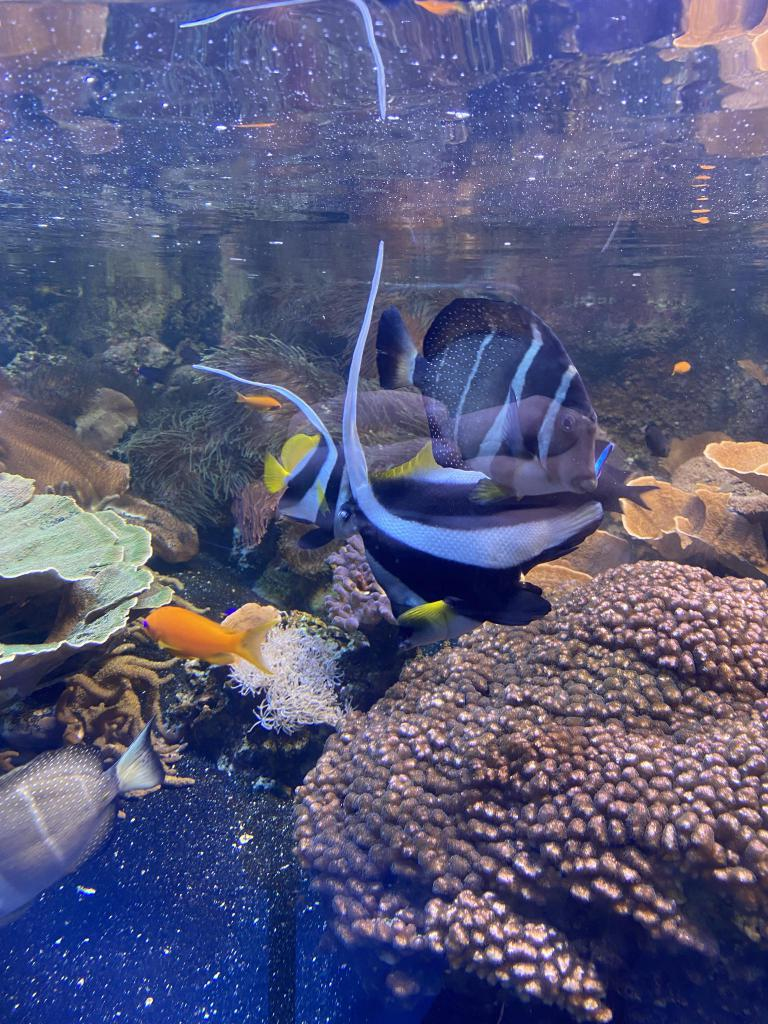
%> input picture IMG_2397_jpeg_jpg.rf.9c3738324145cfd94c923fb61830b953.jpg, 768 x 1024 px
$ octave --eval "result = sharp(imread('IMG_2397_jpeg_jpg.rf.9c3738324145cfd94c923fb61830b953.jpg'));"   (GNU Octave 9; MATLAB toolbox functions it lacks are replaced by stand-ins)
%> lines starting %> are read from the running program, lines starting %| are printed output that depends on the picture
function [result] = sharp(img)
    % Ensure the input image is in double format
    img = im2double(img);

    % Create a Gaussian kernel for blurring (smaller kernel size and lower sigma)
    GaussKernel = fspecial('gaussian', [3, 3], 1); % Reduced kernel size and sigma

    % Apply Gaussian blur to the image
    imBlur = imfilter(img, GaussKernel, 'replicate');

    % Compute the unsharp mask
    unSharpMask = img - imBlur;
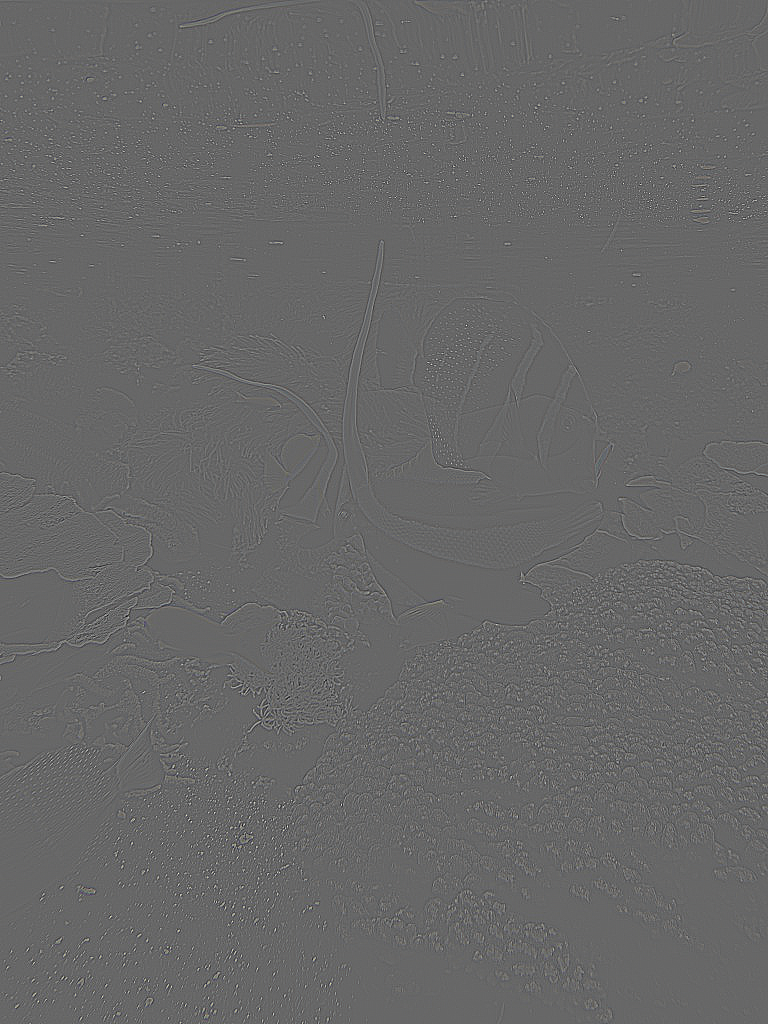
%> unSharpMask: size 1024x768x3 double; mean R, G, B 6.79e-17, 6.88e-17, 9.44e-17; drawn with min black and max white

    % Enhance the unsharp mask by scaling it (adjust factor as needed)
    enhancementFactor = 2.5; % Increase sharpness (higher value for stronger effect)
    enhancedMask = unSharpMask * enhancementFactor;

    % Combine the original image with the enhanced unsharp mask
    result = img + enhancedMask;
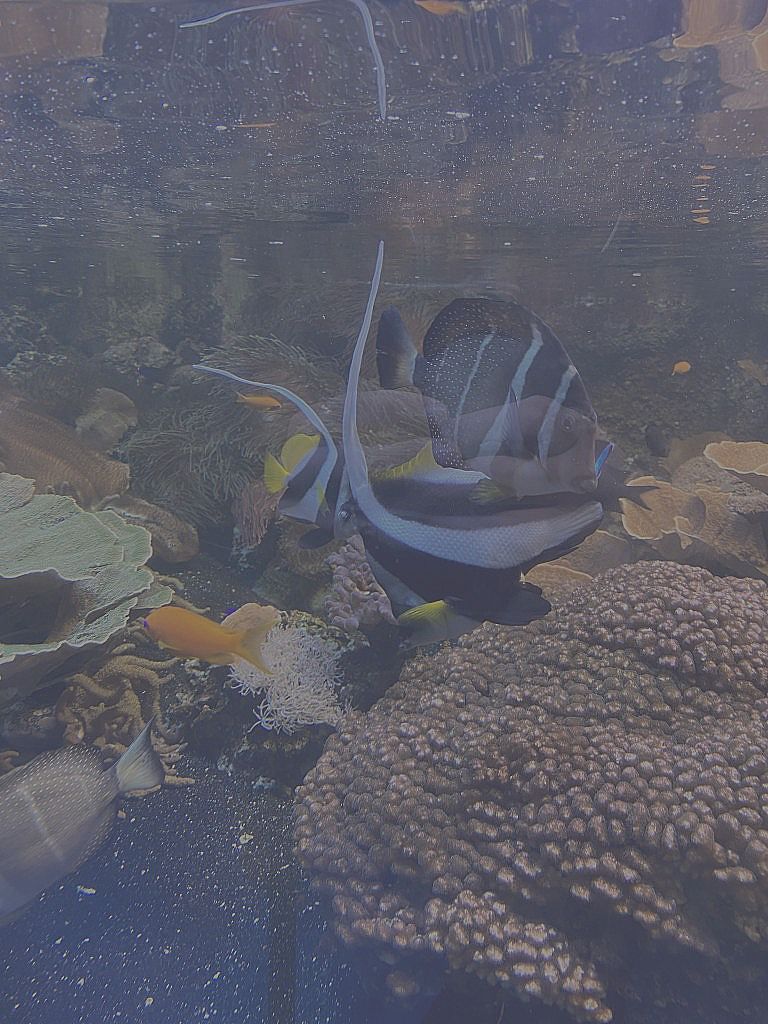
%> result: size 1024x768x3 double; mean R, G, B 0.347, 0.35, 0.482; mean of the top-left, top-right, bottom-left and bottom-right quarters 0.416, 0.425, 0.359, 0.373; drawn with min black and max white

    % Clip values to ensure they remain within the valid range [0, 1]
    result = max(0, min(result, 1));
end

function [result] = hisStretching(img)
    % Ensure the input image is in double format
    img = im2double(img);

    % Apply histogram stretching using rescale (simplifies the process)
    if size(img, 3) == 3
        % For RGB images, stretch each channel separately
        r = rescale(img(:, :, 1));
        g = rescale(img(:, :, 2));
        b = rescale(img(:, :, 3));
        result = cat(3, r, g, b);
    else
        % For grayscale images, stretch directly
        result = rescale(img);
    end
end

$ run again, on New_Zealand_Blue_Moki.jpg
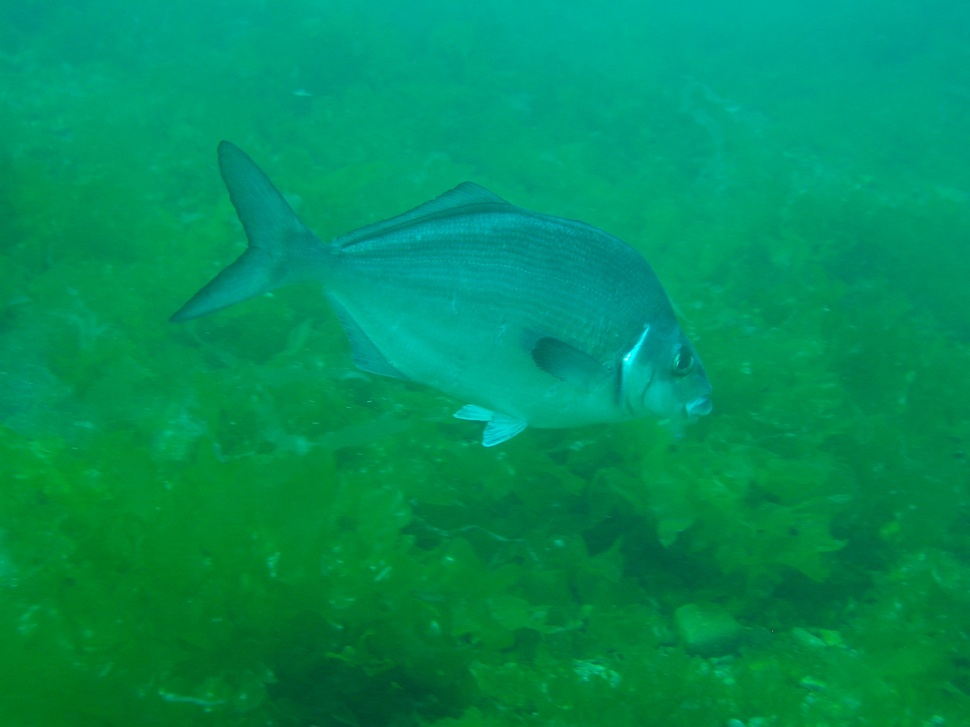
%> input picture New_Zealand_Blue_Moki.jpg, 970 x 727 px, shrunk from 2560 x 1920 before the run
%> in sharp, `unSharpMask = img - imBlur;`:
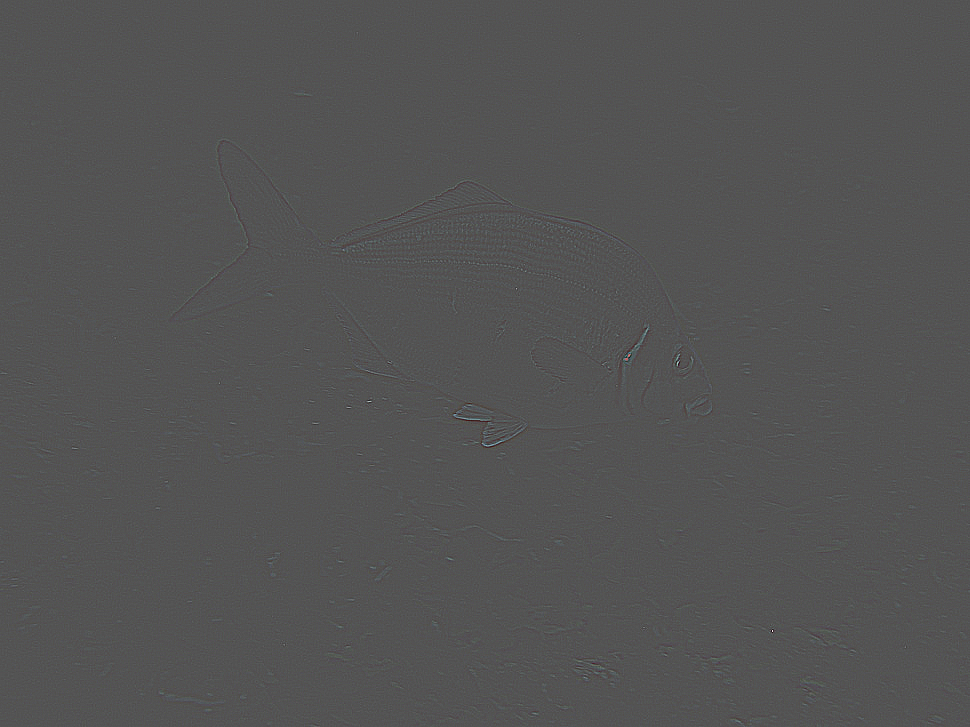
%> unSharpMask: size 727x970x3 double; mean R, G, B 7.42e-19, 1.09e-16, 6.98e-17; drawn with min black and max white
%> in sharp, `result = img + enhancedMask;`:
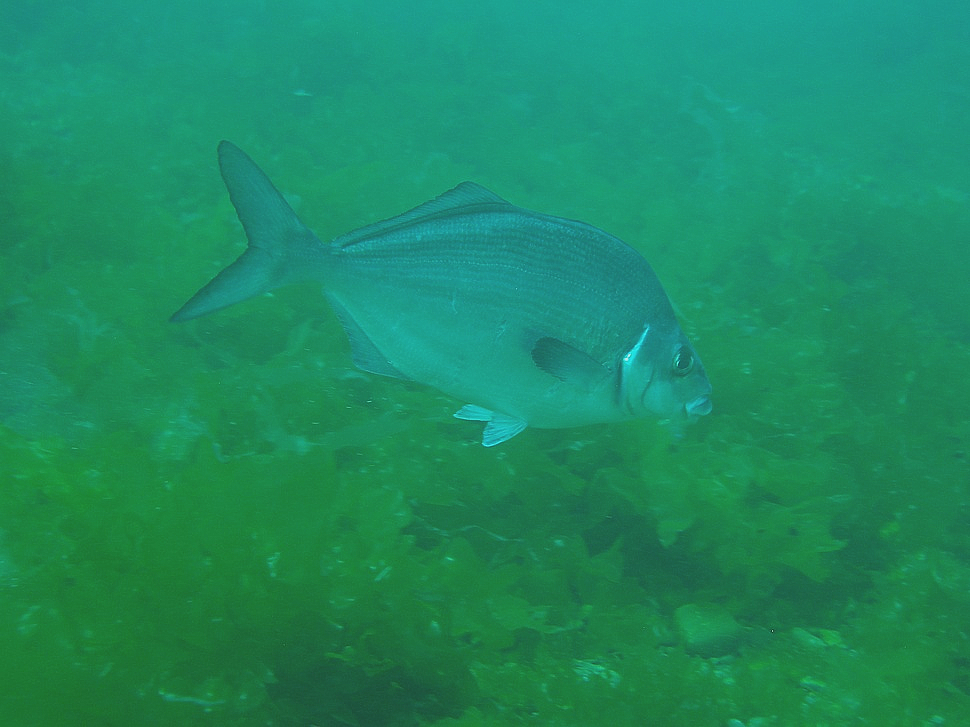
%> result: size 727x970x3 double; mean R, G, B 0.00289, 0.562, 0.353; mean of the top-left, top-right, bottom-left and bottom-right quarters 0.352, 0.37, 0.241, 0.262; drawn with min black and max white

$ run again, on Test-image-2.png
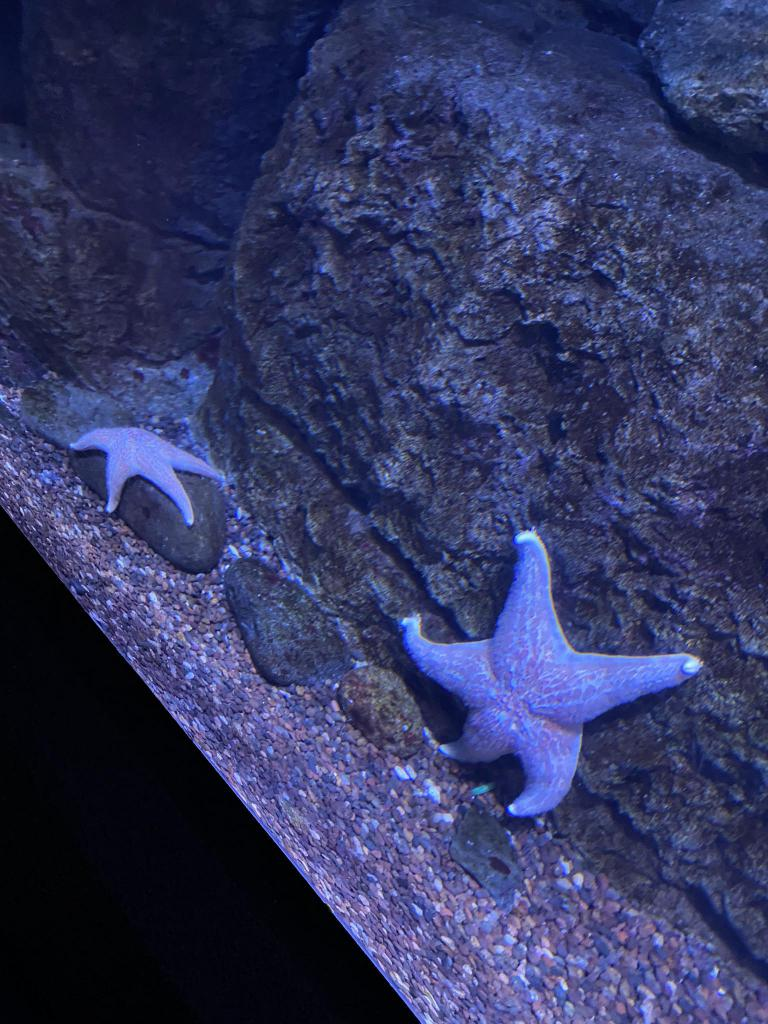
%> input picture Test-image-2.png, 768 x 1024 px
%> in sharp, `result = img + enhancedMask;`:
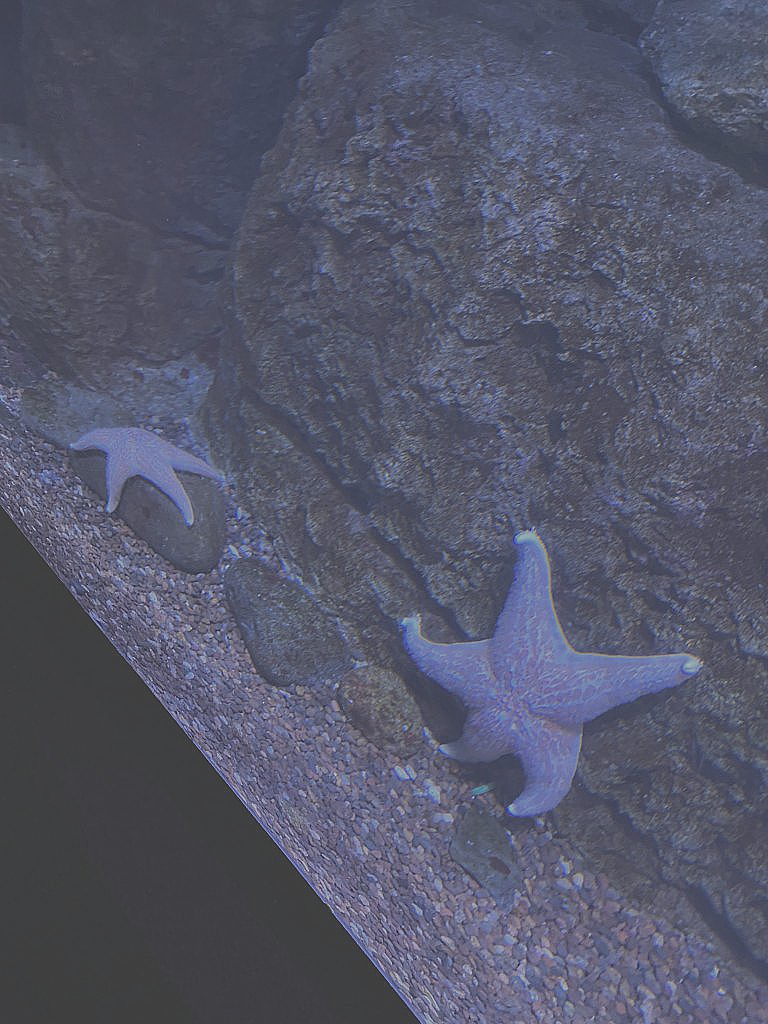
%> result: size 1024x768x3 double; mean R, G, B 0.2, 0.218, 0.383; mean of the top-left, top-right, bottom-left and bottom-right quarters 0.234, 0.283, 0.186, 0.364; drawn with min black and max white
